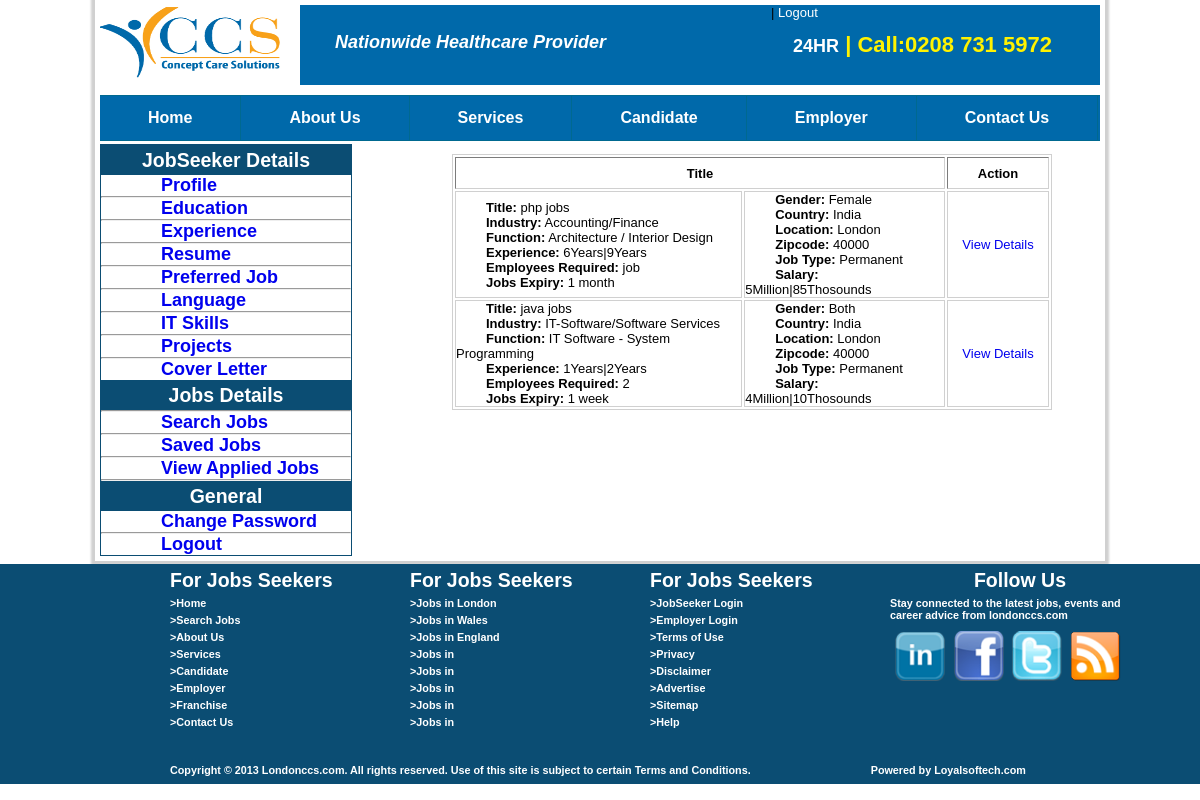
The app's page /view_emp_post_jobs.php with its own data.
### tables this page shows
CREATE TABLE IF NOT EXISTS `logo` (
  `logo_id` int(10) NOT NULL AUTO_INCREMENT,
  `logo` varchar(255) NOT NULL,
  PRIMARY KEY (`logo_id`)
);

CREATE TABLE IF NOT EXISTS `post_jobs` (
  `pjid` int(10) NOT NULL AUTO_INCREMENT,
  `company_id` int(10) NOT NULL,
  `title` varchar(255) NOT NULL,
  `industry` varchar(255) NOT NULL,
  `function` varchar(255) NOT NULL,
  `experience` varchar(255) NOT NULL,
  `emp_require` varchar(255) NOT NULL,
  `jobexpiry` varchar(255) NOT NULL,
  `gender` varchar(255) NOT NULL,
  `country` varchar(255) NOT NULL,
  `location` varchar(255) NOT NULL,
  `zipcode` int(11) NOT NULL,
  `jobtype` varchar(255) NOT NULL,
  `salary` varchar(255) NOT NULL,
  `keywords` text NOT NULL,
  `description` text NOT NULL,
  `app_disapprove` int(11) NOT NULL,
  PRIMARY KEY (`pjid`)
);

CREATE TABLE IF NOT EXISTS `industry` (
  `industry_id` int(10) NOT NULL AUTO_INCREMENT,
  `industry` varchar(255) NOT NULL,
  PRIMARY KEY (`industry_id`)
);

CREATE TABLE IF NOT EXISTS `function` (
  `function_id` int(10) NOT NULL AUTO_INCREMENT,
  `function` varchar(255) NOT NULL,
  PRIMARY KEY (`function_id`)
);

CREATE TABLE IF NOT EXISTS `country` (
  `country_id` int(11) NOT NULL AUTO_INCREMENT,
  `country_name` varchar(100) NOT NULL,
  PRIMARY KEY (`country_id`)
);

CREATE TABLE IF NOT EXISTS `location` (
  `location_id` int(10) NOT NULL AUTO_INCREMENT,
  `location_name` varchar(255) NOT NULL,
  `country_id` int(10) NOT NULL,
  PRIMARY KEY (`location_id`)
);

### view_emp_post_jobs.php (called while the page is built, shortened)
<?php
include(MODEL.'post_jobs_Class.php');
include(MODEL.'industry_Class.php');
include(MODEL.'function_Class.php');
include(MODEL .'country_Class.php');
include(MODEL .'location_Class.php');
$objpost_jobs = new post_jobs();
$viewdata = $objpost_jobs->select_post_jobs();
$objindustry = new industry();
$objfunctionn = new functionn();
$objCountry = new Country();
$objCountry->select_country();
$objlocation = new location();
$objlocation->select_location();
include(VIEW.'view_emp_post_jobs.php');
?>

### admin/model/post_jobs_Class.php (called while the page is built, shortened)
<?php
class post_jobs{
	public function select_post_jobs(){
		$per_page = 10;
		$pages_query = mysql_query("SELECT count(`pjid`) FROM `post_jobs`");
		$page = (isset($_GET['page'])) ? (int)$_GET['page'] : 1;
		$start = ($page-1) * $per_page;
		$query = "SELECT * FROM `post_jobs` WHERE `app_disapprove`= 1 LIMIT $start,$per_page";
		$result = mysql_query($query);
		if($result){
			return $result;
		}else{
			die('can not select'.mysql_error());
		}
	}
}
?>

### view/view_emp_post_jobs.php (the view, shortened to what this page needs)
<!DOCTYPE html PUBLIC "-//W3C//DTD XHTML 1.0 Transitional//EN" "http://www.w3.org/TR/xhtml1/DTD/xhtml1-transitional.dtd">
<html xmlns="http://www.w3.org/1999/xhtml">
<head>
	<link rel="stylesheet" type="text/css" href="style/style.css" />
</head>
<body>
	<div class="wrapper">
		<?php include(TEMPLATE.'job_seeker_header.php');?>
	    <?php include(TEMPLATE.'menubar.php');?>
		<div class="content1">
    	<?php include(TEMPLATE.'job_seeker_leftbar.php');?>
			<div class="jobseeker_middle">
				<form name="preffered_job" method="post" action="" enctype="multipart/form-data">
					<table border="1px;" style="margin-top: 10px;" width="600px;" class="tb">
						<tr>
							<th style="height: 30px;width: 500px;"colspan="2">Title</th>
							<th style="height: 30px;width: 100px;">Action</th>
						</tr>
						<?php while($row = mysql_fetch_array($viewdata)){?>
						<tr>
							<td>
								<ul>
									<li><b>Title:</b> <?php echo $row['title'];?></li>
									<li><b>Industry:</b> <?php echo $objindustry->get_industry($row['industry']);?></li>
									<li><b>Function:</b> <?php echo $objfunctionn->get_function($row['function']);?></li>
									<li><b>Experience:</b> <?php echo $row['experience'];?></li>
									<li><b>Employees Required:</b> <?php echo $row['emp_require'];?></li>
									<li><b>Jobs Expiry:</b> <?php echo $row['jobexpiry'];?></li>
								</ul>
							</td>
							<td>
								<ul>
									<li><b>Gender:</b> <?php echo $row['gender'];?></li>
									<li><b>Country:</b> <?php echo $objCountry->get_country_name($row['country']);?></li>
									<li><b>Location:</b> <?php echo $objlocation->get_location_name($row['location']);?></li>
									<li><b>Zipcode:</b> <?php echo $row['zipcode'];?></li>
									<li><b>Job Type:</b> <?php echo $row['jobtype'];?></li>
									<li><b>Salary:</b> <?php echo $row['salary'];?></li>
								</ul>
							</td>
							<td>
								<center>
									<a href="view_post_jobs_more_details.php?id=<?php echo $row['pjid'];?>" style="text-decoration: none">View Details</a>
								</center>
							</td>
						</tr>
						<?php } ?>
					</table>
				</form>
	  	 	</div>
	    </div>
	</div>
	<?php include(TEMPLATE.'footer.php');  ?>
</body>
</html>

### template/job_seeker_header.php (shortened to what this page needs)
<div class="header">
	<?php
			$query="SELECT `logo` from `logo`";
			$_result=mysql_query($query) or die('can not select'.mysql_error());
	    	$row=mysql_fetch_array($_result);
   	?>
	<div class="logo">
		<img src="admin/images/<?php echo $row['logo'];?>" />
	</div>
	<div class="header_midpart">
   		<p><b>Nationwide Healthcare Provider</b></p>
	</div>
	<div class="header_rightpart">
		&nbsp;&nbsp;&nbsp;&nbsp;&nbsp;|
		<a href="logout.php" style="color: #ffffff;text-decoration: none;">Logout</a>
	   		<p><h3><b>24HR</b> | Call:0208 731 5972</h3></p>
	</div>
</div>

### admin/model/industry_Class.php (shortened to what this page needs)
<?php
class industry{
	public function get_industry($id){
		$query = "SELECT * FROM `industry` WHERE `industry_id`='$id'";
		$result = mysql_query($query);
		if($result){
			$row = mysql_fetch_array($result);
			echo $row['industry'];
		}else{
			die('can not select'.mysql_error());
		}
	}
}
?>

### admin/model/function_Class.php (shortened to what this page needs)
<?php
class functionn{
	public function get_function($id){
		$query = "SELECT * FROM `function` WHERE `function_id`='$id'";
		$result = mysql_query($query);
		if($result){
			$row = mysql_fetch_array($result);
			echo $row['function'];
		}else{
			die('can not select'.mysql_error());
		}
	}
}
?>

### admin/model/country_Class.php (shortened to what this page needs)
<?php
Class Country{
	public function get_country_name($id){
		$query = "SELECT * from `country` WHERE `country_id`='$id'";
		$result = mysql_query($query);
		if($result){
			$row = mysql_fetch_array($result);
			echo $row['country_name'];
		}else{
			die('can not select'. mysql_error());
		}
	 }
}
?>

### admin/model/location_Class.php (shortened to what this page needs)
<?php
Class location{
	public function get_location_name($id){
		$query = "SELECT * from `location` WHERE `location_id`='$id'";
		$result = mysql_query($query);
		if($result){
			$row = mysql_fetch_array($result);
	  		echo  $row['location_name'];
		}else{
			die('can not select'. mysql_error());
		}
	  }
}
?>

### style/style.css (style rules this page uses)
* { margin:0; padding:0; }
body { height:auto; width:100%; background-color:#ffffff; font-family:arial; font-size:13px; color:#000; }
.wrapper { height:auto; width:1000px; border:0px solid #000; margin:0 auto; padding:5px; box-shadow:0px 0px 2px 4px #d0d0d0; background-color:#ffffff; }
.header { height:80px; width:100%; border:0px solid; background-color: #0069aa; }
.logo { border: 0px solid; float: left; height: 80px; width: 200px; margin-top:0px; }
.logo img { height:80px; width:200px; }
.header_midpart { border:0px solid; float:left; height:80px; width:400px; }
.header_midpart p { line-height:75px; color:#FFFFFF; margin-left: 5px; font-style: italic; font-size: 20px; }
.header_rightpart { border:0px solid; float:left; height:80px; width:315px; margin-left: 53px; }
.header_rightpart h3 { line-height:50px; color:#fff200; margin-left: 10px; font-size: 22px; }
.header_rightpart b { color:#FFFFFF; }
.content1 { margin-top: 3px; height:auto; width: 1000px; border:0px solid; float: left; }
.jobseeker_leftbar ul,li { list-style-type: none; }
.jobseeker_leftbar a,b { text-decoration: none; font-size: 18px; margin-left: 30px; }
.jobseeker_middle { float: left; height: auto; width: auto; margin-left: 100px; border: 0px solid #0B4D73; }
.tb { border:1px solid #d0d0d0; }
.tb td { border:1px solid #d0d0d0; }
.tb b { font-size: 13px; font: bold; }

### records on screen
logo: logo (picture)
post_jobs: title "php jobs", industry.industry "Accounting/Finance", function.function "Architecture / Interior Design", experience "6Years|9Years", emp_require "job", jobexpiry "1 month", gender "Female", country.country_name "India", location.location_name "London", zipcode "40000", jobtype "Permanent", salary "5Million|85Thosounds"
post_jobs: title "java jobs", industry.industry "IT-Software/Software Services", function.function "IT Software - System Programming", experience "1Years|2Years", emp_require "2", jobexpiry "1 week", gender "Both", country.country_name "India", location.location_name "London", zipcode "40000", jobtype "Permanent", salary "4Million|10Thosounds"
